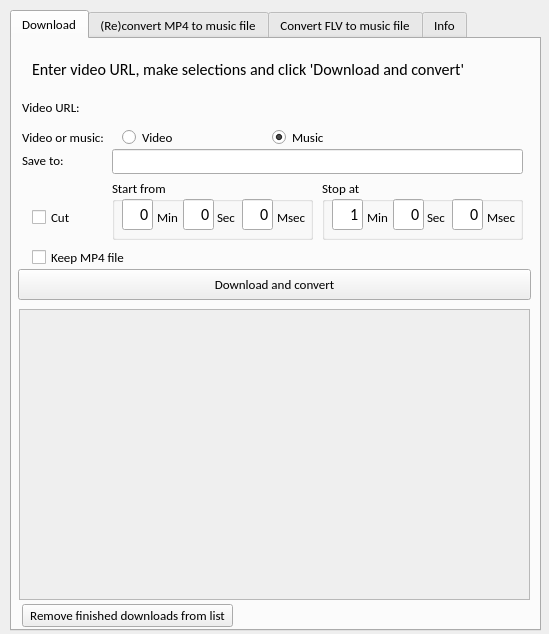
<?xml version="1.0" encoding="UTF-8"?>
<ui version="4.0">
 <class>yLoad</class>
 <widget class="QWidget" name="yLoad">
  <property name="geometry">
   <rect>
    <x>0</x>
    <y>0</y>
    <width>549</width>
    <height>634</height>
   </rect>
  </property>
  <property name="minimumSize">
   <size>
    <width>0</width>
    <height>0</height>
   </size>
  </property>
  <property name="baseSize">
   <size>
    <width>0</width>
    <height>-1</height>
   </size>
  </property>
  <property name="windowTitle">
   <string>StreamScraper</string>
  </property>
  <property name="windowIcon">
   <iconset>
    <normaloff>images/streamscraper.png</normaloff>images/streamscraper.png</iconset>
  </property>
  <widget class="QTabWidget" name="tabWidget">
   <property name="geometry">
    <rect>
     <x>10</x>
     <y>10</y>
     <width>531</width>
     <height>621</height>
    </rect>
   </property>
   <property name="font">
    <font>
     <family>Calibri</family>
     <pointsize>10</pointsize>
    </font>
   </property>
   <property name="tabPosition">
    <enum>QTabWidget::North</enum>
   </property>
   <property name="tabShape">
    <enum>QTabWidget::Rounded</enum>
   </property>
   <property name="currentIndex">
    <number>0</number>
   </property>
   <widget class="QWidget" name="tab">
    <attribute name="title">
     <string>Download</string>
    </attribute>
    <widget class="QPushButton" name="pbGet">
     <property name="geometry">
      <rect>
       <x>6</x>
       <y>230</y>
       <width>513</width>
       <height>31</height>
      </rect>
     </property>
     <property name="font">
      <font>
       <family>Calibri</family>
       <pointsize>10</pointsize>
      </font>
     </property>
     <property name="text">
      <string>Download and convert</string>
     </property>
    </widget>
    <widget class="QGroupBox" name="gbStart_2">
     <property name="geometry">
      <rect>
       <x>100</x>
       <y>140</y>
       <width>201</width>
       <height>61</height>
      </rect>
     </property>
     <property name="font">
      <font>
       <family>Calibri</family>
       <pointsize>10</pointsize>
      </font>
     </property>
     <property name="title">
      <string>Start from</string>
     </property>
     <widget class="QLabel" name="lbStartMs_2">
      <property name="geometry">
       <rect>
        <x>165</x>
        <y>30</y>
        <width>35</width>
        <height>16</height>
       </rect>
      </property>
      <property name="text">
       <string>Msec</string>
      </property>
     </widget>
     <widget class="QLabel" name="lbStartSec_2">
      <property name="geometry">
       <rect>
        <x>105</x>
        <y>30</y>
        <width>21</width>
        <height>16</height>
       </rect>
      </property>
      <property name="text">
       <string>Sec</string>
      </property>
     </widget>
     <widget class="QLabel" name="lbStartMin_2">
      <property name="geometry">
       <rect>
        <x>45</x>
        <y>30</y>
        <width>25</width>
        <height>16</height>
       </rect>
      </property>
      <property name="text">
       <string>Min</string>
      </property>
     </widget>
     <widget class="QLineEdit" name="ptStartMs_2">
      <property name="geometry">
       <rect>
        <x>130</x>
        <y>20</y>
        <width>31</width>
        <height>31</height>
       </rect>
      </property>
      <property name="font">
       <font>
        <family>Calibri</family>
        <pointsize>12</pointsize>
       </font>
      </property>
      <property name="text">
       <string>0</string>
      </property>
      <property name="maxLength">
       <number>2</number>
      </property>
      <property name="alignment">
       <set>Qt::AlignRight|Qt::AlignTrailing|Qt::AlignVCenter</set>
      </property>
     </widget>
     <widget class="QLineEdit" name="ptStartMin_2">
      <property name="geometry">
       <rect>
        <x>10</x>
        <y>20</y>
        <width>31</width>
        <height>31</height>
       </rect>
      </property>
      <property name="font">
       <font>
        <family>Calibri</family>
        <pointsize>12</pointsize>
       </font>
      </property>
      <property name="layoutDirection">
       <enum>Qt::LeftToRight</enum>
      </property>
      <property name="text">
       <string>0</string>
      </property>
      <property name="maxLength">
       <number>2</number>
      </property>
      <property name="alignment">
       <set>Qt::AlignRight|Qt::AlignTrailing|Qt::AlignVCenter</set>
      </property>
      <property name="placeholderText">
       <string/>
      </property>
     </widget>
     <widget class="QLineEdit" name="ptStartSec_2">
      <property name="geometry">
       <rect>
        <x>71</x>
        <y>20</y>
        <width>31</width>
        <height>31</height>
       </rect>
      </property>
      <property name="font">
       <font>
        <family>Calibri</family>
        <pointsize>12</pointsize>
       </font>
      </property>
      <property name="text">
       <string>0</string>
      </property>
      <property name="maxLength">
       <number>2</number>
      </property>
      <property name="alignment">
       <set>Qt::AlignRight|Qt::AlignTrailing|Qt::AlignVCenter</set>
      </property>
     </widget>
    </widget>
    <widget class="QGroupBox" name="gbStop_2">
     <property name="geometry">
      <rect>
       <x>310</x>
       <y>140</y>
       <width>201</width>
       <height>61</height>
      </rect>
     </property>
     <property name="font">
      <font>
       <family>Calibri</family>
       <pointsize>10</pointsize>
      </font>
     </property>
     <property name="title">
      <string>Stop at</string>
     </property>
     <widget class="QLabel" name="lbStopSec_2">
      <property name="geometry">
       <rect>
        <x>105</x>
        <y>30</y>
        <width>21</width>
        <height>16</height>
       </rect>
      </property>
      <property name="text">
       <string>Sec</string>
      </property>
     </widget>
     <widget class="QLabel" name="lbStopMin_2">
      <property name="geometry">
       <rect>
        <x>45</x>
        <y>30</y>
        <width>25</width>
        <height>16</height>
       </rect>
      </property>
      <property name="text">
       <string>Min</string>
      </property>
     </widget>
     <widget class="QLabel" name="lbStopMs_2">
      <property name="geometry">
       <rect>
        <x>165</x>
        <y>30</y>
        <width>35</width>
        <height>16</height>
       </rect>
      </property>
      <property name="text">
       <string>Msec</string>
      </property>
     </widget>
     <widget class="QLineEdit" name="ptStopMs_2">
      <property name="geometry">
       <rect>
        <x>130</x>
        <y>20</y>
        <width>31</width>
        <height>31</height>
       </rect>
      </property>
      <property name="font">
       <font>
        <family>Calibri</family>
        <pointsize>12</pointsize>
       </font>
      </property>
      <property name="text">
       <string>0</string>
      </property>
      <property name="maxLength">
       <number>2</number>
      </property>
      <property name="alignment">
       <set>Qt::AlignRight|Qt::AlignTrailing|Qt::AlignVCenter</set>
      </property>
     </widget>
     <widget class="QLineEdit" name="ptStopMin_2">
      <property name="geometry">
       <rect>
        <x>10</x>
        <y>20</y>
        <width>31</width>
        <height>31</height>
       </rect>
      </property>
      <property name="font">
       <font>
        <family>Calibri</family>
        <pointsize>12</pointsize>
       </font>
      </property>
      <property name="text">
       <string>1</string>
      </property>
      <property name="maxLength">
       <number>2</number>
      </property>
      <property name="alignment">
       <set>Qt::AlignRight|Qt::AlignTrailing|Qt::AlignVCenter</set>
      </property>
     </widget>
     <widget class="QLineEdit" name="ptStopSec_2">
      <property name="geometry">
       <rect>
        <x>71</x>
        <y>20</y>
        <width>31</width>
        <height>31</height>
       </rect>
      </property>
      <property name="font">
       <font>
        <family>Calibri</family>
        <pointsize>12</pointsize>
       </font>
      </property>
      <property name="text">
       <string>0</string>
      </property>
      <property name="maxLength">
       <number>2</number>
      </property>
      <property name="alignment">
       <set>Qt::AlignRight|Qt::AlignTrailing|Qt::AlignVCenter</set>
      </property>
     </widget>
    </widget>
    <widget class="QCheckBox" name="cbCut2">
     <property name="geometry">
      <rect>
       <x>20</x>
       <y>170</y>
       <width>41</width>
       <height>17</height>
      </rect>
     </property>
     <property name="font">
      <font>
       <pointsize>10</pointsize>
      </font>
     </property>
     <property name="text">
      <string>Cut</string>
     </property>
    </widget>
    <widget class="QCheckBox" name="cbKeep">
     <property name="geometry">
      <rect>
       <x>20</x>
       <y>210</y>
       <width>101</width>
       <height>17</height>
      </rect>
     </property>
     <property name="font">
      <font>
       <pointsize>10</pointsize>
      </font>
     </property>
     <property name="text">
      <string>Keep MP4 file</string>
     </property>
     <property name="checked">
      <bool>false</bool>
     </property>
    </widget>
    <widget class="QLineEdit" name="leOutputDir">
     <property name="enabled">
      <bool>true</bool>
     </property>
     <property name="geometry">
      <rect>
       <x>100</x>
       <y>110</y>
       <width>411</width>
       <height>25</height>
      </rect>
     </property>
     <property name="font">
      <font>
       <pointsize>10</pointsize>
      </font>
     </property>
     <property name="acceptDrops">
      <bool>true</bool>
     </property>
     <property name="text">
      <string/>
     </property>
     <property name="frame">
      <bool>true</bool>
     </property>
     <property name="readOnly">
      <bool>true</bool>
     </property>
    </widget>
    <widget class="QLabel" name="lbInfoDown">
     <property name="geometry">
      <rect>
       <x>20</x>
       <y>20</y>
       <width>471</width>
       <height>21</height>
      </rect>
     </property>
     <property name="font">
      <font>
       <family>Calibri</family>
       <pointsize>12</pointsize>
       <italic>false</italic>
      </font>
     </property>
     <property name="text">
      <string>Enter video URL, make selections and click 'Download and convert'</string>
     </property>
    </widget>
    <widget class="QLabel" name="lbFolder">
     <property name="geometry">
      <rect>
       <x>10</x>
       <y>115</y>
       <width>46</width>
       <height>13</height>
      </rect>
     </property>
     <property name="text">
      <string>Save to:</string>
     </property>
    </widget>
    <widget class="QRadioButton" name="rbVideo">
     <property name="geometry">
      <rect>
       <x>110</x>
       <y>90</y>
       <width>82</width>
       <height>17</height>
      </rect>
     </property>
     <property name="text">
      <string>Video</string>
     </property>
    </widget>
    <widget class="QRadioButton" name="rbAudio">
     <property name="geometry">
      <rect>
       <x>260</x>
       <y>90</y>
       <width>82</width>
       <height>17</height>
      </rect>
     </property>
     <property name="text">
      <string>Music</string>
     </property>
     <property name="checked">
      <bool>true</bool>
     </property>
    </widget>
    <widget class="QLabel" name="lbLink">
     <property name="geometry">
      <rect>
       <x>10</x>
       <y>60</y>
       <width>61</width>
       <height>16</height>
      </rect>
     </property>
     <property name="text">
      <string>Video URL:</string>
     </property>
    </widget>
    <widget class="QLabel" name="lbMusVid">
     <property name="geometry">
      <rect>
       <x>10</x>
       <y>90</y>
       <width>91</width>
       <height>16</height>
      </rect>
     </property>
     <property name="text">
      <string>Video or music:</string>
     </property>
    </widget>
    <widget class="QScrollArea" name="scrollAreaDownloads">
     <property name="geometry">
      <rect>
       <x>7</x>
       <y>270</y>
       <width>511</width>
       <height>291</height>
      </rect>
     </property>
     <property name="widgetResizable">
      <bool>true</bool>
     </property>
     <widget class="QWidget" name="scrollAreaWidgetContents">
      <property name="geometry">
       <rect>
        <x>0</x>
        <y>0</y>
        <width>509</width>
        <height>289</height>
       </rect>
      </property>
     </widget>
    </widget>
    <widget class="QPushButton" name="pushButton">
     <property name="geometry">
      <rect>
       <x>10</x>
       <y>565</y>
       <width>211</width>
       <height>23</height>
      </rect>
     </property>
     <property name="text">
      <string>Remove finished downloads from list</string>
     </property>
    </widget>
    <widget class="QLabel" name="lblmusicimg">
     <property name="geometry">
      <rect>
       <x>310</x>
       <y>82</y>
       <width>41</width>
       <height>31</height>
      </rect>
     </property>
     <property name="text">
      <string/>
     </property>
     <property name="pixmap">
      <pixmap>images/music.png</pixmap>
     </property>
     <property name="scaledContents">
      <bool>true</bool>
     </property>
    </widget>
    <widget class="QLabel" name="label">
     <property name="geometry">
      <rect>
       <x>160</x>
       <y>82</y>
       <width>31</width>
       <height>31</height>
      </rect>
     </property>
     <property name="text">
      <string/>
     </property>
     <property name="pixmap">
      <pixmap>images/video.png</pixmap>
     </property>
     <property name="scaledContents">
      <bool>true</bool>
     </property>
    </widget>
   </widget>
   <widget class="QWidget" name="tab_4">
    <attribute name="title">
     <string>(Re)convert MP4 to music file</string>
    </attribute>
    <widget class="QGroupBox" name="gbCutMP4Converter">
     <property name="enabled">
      <bool>false</bool>
     </property>
     <property name="geometry">
      <rect>
       <x>120</x>
       <y>90</y>
       <width>231</width>
       <height>161</height>
      </rect>
     </property>
     <property name="font">
      <font>
       <pointsize>10</pointsize>
      </font>
     </property>
     <property name="title">
      <string>Cut details</string>
     </property>
     <widget class="QGroupBox" name="gbStop_3">
      <property name="geometry">
       <rect>
        <x>10</x>
        <y>90</y>
        <width>211</width>
        <height>61</height>
       </rect>
      </property>
      <property name="title">
       <string>Stop at</string>
      </property>
      <widget class="QLabel" name="lbStopSec_3">
       <property name="geometry">
        <rect>
         <x>110</x>
         <y>30</y>
         <width>21</width>
         <height>16</height>
        </rect>
       </property>
       <property name="text">
        <string>Sec</string>
       </property>
      </widget>
      <widget class="QLabel" name="lbStopMin_3">
       <property name="geometry">
        <rect>
         <x>45</x>
         <y>30</y>
         <width>25</width>
         <height>16</height>
        </rect>
       </property>
       <property name="text">
        <string>Min</string>
       </property>
      </widget>
      <widget class="QLabel" name="lbStopMs_3">
       <property name="geometry">
        <rect>
         <x>170</x>
         <y>30</y>
         <width>31</width>
         <height>16</height>
        </rect>
       </property>
       <property name="text">
        <string>Msec</string>
       </property>
      </widget>
      <widget class="QLineEdit" name="ptStopMs_3">
       <property name="geometry">
        <rect>
         <x>135</x>
         <y>20</y>
         <width>31</width>
         <height>31</height>
        </rect>
       </property>
       <property name="font">
        <font>
         <family>Calibri</family>
         <pointsize>12</pointsize>
        </font>
       </property>
       <property name="text">
        <string>0</string>
       </property>
       <property name="maxLength">
        <number>2</number>
       </property>
       <property name="alignment">
        <set>Qt::AlignRight|Qt::AlignTrailing|Qt::AlignVCenter</set>
       </property>
      </widget>
      <widget class="QLineEdit" name="ptStopMin_3">
       <property name="geometry">
        <rect>
         <x>10</x>
         <y>20</y>
         <width>31</width>
         <height>31</height>
        </rect>
       </property>
       <property name="font">
        <font>
         <family>Calibri</family>
         <pointsize>12</pointsize>
        </font>
       </property>
       <property name="text">
        <string>1</string>
       </property>
       <property name="maxLength">
        <number>2</number>
       </property>
       <property name="alignment">
        <set>Qt::AlignRight|Qt::AlignTrailing|Qt::AlignVCenter</set>
       </property>
      </widget>
      <widget class="QLineEdit" name="ptStopSec_3">
       <property name="geometry">
        <rect>
         <x>75</x>
         <y>20</y>
         <width>31</width>
         <height>31</height>
        </rect>
       </property>
       <property name="font">
        <font>
         <family>Calibri</family>
         <pointsize>12</pointsize>
        </font>
       </property>
       <property name="text">
        <string>0</string>
       </property>
       <property name="maxLength">
        <number>2</number>
       </property>
       <property name="alignment">
        <set>Qt::AlignRight|Qt::AlignTrailing|Qt::AlignVCenter</set>
       </property>
      </widget>
     </widget>
     <widget class="QGroupBox" name="gbStart_3">
      <property name="geometry">
       <rect>
        <x>10</x>
        <y>20</y>
        <width>211</width>
        <height>61</height>
       </rect>
      </property>
      <property name="title">
       <string>Start from</string>
      </property>
      <widget class="QLabel" name="lbStartMs_3">
       <property name="geometry">
        <rect>
         <x>170</x>
         <y>30</y>
         <width>31</width>
         <height>16</height>
        </rect>
       </property>
       <property name="text">
        <string>Msec</string>
       </property>
      </widget>
      <widget class="QLabel" name="lbStartSec_3">
       <property name="geometry">
        <rect>
         <x>110</x>
         <y>30</y>
         <width>21</width>
         <height>16</height>
        </rect>
       </property>
       <property name="text">
        <string>Sec</string>
       </property>
      </widget>
      <widget class="QLabel" name="lbStartMin_3">
       <property name="geometry">
        <rect>
         <x>45</x>
         <y>30</y>
         <width>25</width>
         <height>16</height>
        </rect>
       </property>
       <property name="text">
        <string>Min</string>
       </property>
      </widget>
      <widget class="QLineEdit" name="ptStartMin_3">
       <property name="geometry">
        <rect>
         <x>10</x>
         <y>20</y>
         <width>31</width>
         <height>31</height>
        </rect>
       </property>
       <property name="font">
        <font>
         <family>Calibri</family>
         <pointsize>12</pointsize>
        </font>
       </property>
       <property name="text">
        <string>0</string>
       </property>
       <property name="maxLength">
        <number>2</number>
       </property>
       <property name="alignment">
        <set>Qt::AlignRight|Qt::AlignTrailing|Qt::AlignVCenter</set>
       </property>
      </widget>
      <widget class="QLineEdit" name="ptStartSec_3">
       <property name="geometry">
        <rect>
         <x>75</x>
         <y>20</y>
         <width>31</width>
         <height>31</height>
        </rect>
       </property>
       <property name="font">
        <font>
         <family>Calibri</family>
         <pointsize>12</pointsize>
        </font>
       </property>
       <property name="text">
        <string>0</string>
       </property>
       <property name="maxLength">
        <number>2</number>
       </property>
       <property name="alignment">
        <set>Qt::AlignRight|Qt::AlignTrailing|Qt::AlignVCenter</set>
       </property>
      </widget>
      <widget class="QLineEdit" name="ptStartMs_3">
       <property name="geometry">
        <rect>
         <x>135</x>
         <y>20</y>
         <width>31</width>
         <height>31</height>
        </rect>
       </property>
       <property name="font">
        <font>
         <family>Calibri</family>
         <pointsize>12</pointsize>
        </font>
       </property>
       <property name="text">
        <string>0</string>
       </property>
       <property name="maxLength">
        <number>2</number>
       </property>
       <property name="alignment">
        <set>Qt::AlignRight|Qt::AlignTrailing|Qt::AlignVCenter</set>
       </property>
      </widget>
     </widget>
    </widget>
    <widget class="QLabel" name="lbInfoMP4Converter">
     <property name="geometry">
      <rect>
       <x>120</x>
       <y>10</y>
       <width>371</width>
       <height>21</height>
      </rect>
     </property>
     <property name="font">
      <font>
       <family>Calibri</family>
       <pointsize>12</pointsize>
       <italic>false</italic>
      </font>
     </property>
     <property name="text">
      <string>Select an MP4 file to convert to an audio file</string>
     </property>
    </widget>
    <widget class="QPushButton" name="pbConvertMP4Converter">
     <property name="enabled">
      <bool>false</bool>
     </property>
     <property name="geometry">
      <rect>
       <x>10</x>
       <y>260</y>
       <width>511</width>
       <height>31</height>
      </rect>
     </property>
     <property name="font">
      <font>
       <pointsize>10</pointsize>
      </font>
     </property>
     <property name="text">
      <string>Convert</string>
     </property>
    </widget>
    <widget class="QPushButton" name="pBOpenMP4File">
     <property name="geometry">
      <rect>
       <x>10</x>
       <y>50</y>
       <width>101</width>
       <height>20</height>
      </rect>
     </property>
     <property name="font">
      <font>
       <pointsize>10</pointsize>
      </font>
     </property>
     <property name="text">
      <string>Select MP4 File</string>
     </property>
    </widget>
    <widget class="QCheckBox" name="cbCutMP4Converter">
     <property name="geometry">
      <rect>
       <x>30</x>
       <y>160</y>
       <width>70</width>
       <height>17</height>
      </rect>
     </property>
     <property name="font">
      <font>
       <pointsize>10</pointsize>
      </font>
     </property>
     <property name="text">
      <string>Cut</string>
     </property>
    </widget>
    <widget class="QLineEdit" name="leInputFileMP4Converter">
     <property name="enabled">
      <bool>true</bool>
     </property>
     <property name="geometry">
      <rect>
       <x>120</x>
       <y>48</y>
       <width>391</width>
       <height>25</height>
      </rect>
     </property>
     <property name="font">
      <font>
       <pointsize>10</pointsize>
      </font>
     </property>
     <property name="acceptDrops">
      <bool>true</bool>
     </property>
     <property name="text">
      <string/>
     </property>
     <property name="frame">
      <bool>true</bool>
     </property>
     <property name="readOnly">
      <bool>true</bool>
     </property>
    </widget>
   </widget>
   <widget class="QWidget" name="tab_2">
    <attribute name="title">
     <string>Convert FLV to music file</string>
    </attribute>
    <widget class="QGroupBox" name="gbCut">
     <property name="enabled">
      <bool>false</bool>
     </property>
     <property name="geometry">
      <rect>
       <x>110</x>
       <y>200</y>
       <width>231</width>
       <height>161</height>
      </rect>
     </property>
     <property name="font">
      <font>
       <pointsize>10</pointsize>
      </font>
     </property>
     <property name="title">
      <string>Cut details</string>
     </property>
     <widget class="QGroupBox" name="gbStop">
      <property name="geometry">
       <rect>
        <x>10</x>
        <y>90</y>
        <width>211</width>
        <height>61</height>
       </rect>
      </property>
      <property name="title">
       <string>Stop at</string>
      </property>
      <widget class="QLabel" name="lbStopSec">
       <property name="geometry">
        <rect>
         <x>110</x>
         <y>30</y>
         <width>21</width>
         <height>16</height>
        </rect>
       </property>
       <property name="text">
        <string>Sec</string>
       </property>
      </widget>
      <widget class="QLabel" name="lbStopMin">
       <property name="geometry">
        <rect>
         <x>45</x>
         <y>30</y>
         <width>25</width>
         <height>16</height>
        </rect>
       </property>
       <property name="text">
        <string>Min</string>
       </property>
      </widget>
      <widget class="QLabel" name="lbStopMs">
       <property name="geometry">
        <rect>
         <x>170</x>
         <y>30</y>
         <width>31</width>
         <height>16</height>
        </rect>
       </property>
       <property name="text">
        <string>Msec</string>
       </property>
      </widget>
      <widget class="QLineEdit" name="ptStopMs">
       <property name="geometry">
        <rect>
         <x>135</x>
         <y>20</y>
         <width>31</width>
         <height>31</height>
        </rect>
       </property>
       <property name="font">
        <font>
         <family>Calibri</family>
         <pointsize>12</pointsize>
        </font>
       </property>
       <property name="text">
        <string>0</string>
       </property>
       <property name="maxLength">
        <number>2</number>
       </property>
       <property name="alignment">
        <set>Qt::AlignRight|Qt::AlignTrailing|Qt::AlignVCenter</set>
       </property>
      </widget>
      <widget class="QLineEdit" name="ptStopMin">
       <property name="geometry">
        <rect>
         <x>10</x>
         <y>20</y>
         <width>31</width>
         <height>31</height>
        </rect>
       </property>
       <property name="font">
        <font>
         <family>Calibri</family>
         <pointsize>12</pointsize>
        </font>
       </property>
       <property name="text">
        <string>1</string>
       </property>
       <property name="maxLength">
        <number>2</number>
       </property>
       <property name="alignment">
        <set>Qt::AlignRight|Qt::AlignTrailing|Qt::AlignVCenter</set>
       </property>
      </widget>
      <widget class="QLineEdit" name="ptStopSec">
       <property name="geometry">
        <rect>
         <x>75</x>
         <y>20</y>
         <width>31</width>
         <height>31</height>
        </rect>
       </property>
       <property name="font">
        <font>
         <family>Calibri</family>
         <pointsize>12</pointsize>
        </font>
       </property>
       <property name="text">
        <string>0</string>
       </property>
       <property name="maxLength">
        <number>2</number>
       </property>
       <property name="alignment">
        <set>Qt::AlignRight|Qt::AlignTrailing|Qt::AlignVCenter</set>
       </property>
      </widget>
     </widget>
     <widget class="QGroupBox" name="gbStart">
      <property name="geometry">
       <rect>
        <x>10</x>
        <y>20</y>
        <width>211</width>
        <height>61</height>
       </rect>
      </property>
      <property name="title">
       <string>Start from</string>
      </property>
      <widget class="QLabel" name="lbStartMs">
       <property name="geometry">
        <rect>
         <x>170</x>
         <y>30</y>
         <width>31</width>
         <height>16</height>
        </rect>
       </property>
       <property name="text">
        <string>Msec</string>
       </property>
      </widget>
      <widget class="QLabel" name="lbStartSec">
       <property name="geometry">
        <rect>
         <x>110</x>
         <y>30</y>
         <width>21</width>
         <height>16</height>
        </rect>
       </property>
       <property name="text">
        <string>Sec</string>
       </property>
      </widget>
      <widget class="QLabel" name="lbStartMin">
       <property name="geometry">
        <rect>
         <x>45</x>
         <y>30</y>
         <width>25</width>
         <height>16</height>
        </rect>
       </property>
       <property name="text">
        <string>Min</string>
       </property>
      </widget>
      <widget class="QLineEdit" name="ptStartMin">
       <property name="geometry">
        <rect>
         <x>10</x>
         <y>20</y>
         <width>31</width>
         <height>31</height>
        </rect>
       </property>
       <property name="font">
        <font>
         <family>Calibri</family>
         <pointsize>12</pointsize>
        </font>
       </property>
       <property name="text">
        <string>0</string>
       </property>
       <property name="maxLength">
        <number>2</number>
       </property>
       <property name="alignment">
        <set>Qt::AlignRight|Qt::AlignTrailing|Qt::AlignVCenter</set>
       </property>
      </widget>
      <widget class="QLineEdit" name="ptStartSec">
       <property name="geometry">
        <rect>
         <x>75</x>
         <y>20</y>
         <width>31</width>
         <height>31</height>
        </rect>
       </property>
       <property name="font">
        <font>
         <family>Calibri</family>
         <pointsize>12</pointsize>
        </font>
       </property>
       <property name="text">
        <string>0</string>
       </property>
       <property name="maxLength">
        <number>2</number>
       </property>
       <property name="alignment">
        <set>Qt::AlignRight|Qt::AlignTrailing|Qt::AlignVCenter</set>
       </property>
      </widget>
      <widget class="QLineEdit" name="ptStartMs">
       <property name="geometry">
        <rect>
         <x>135</x>
         <y>20</y>
         <width>31</width>
         <height>31</height>
        </rect>
       </property>
       <property name="font">
        <font>
         <family>Calibri</family>
         <pointsize>12</pointsize>
        </font>
       </property>
       <property name="text">
        <string>0</string>
       </property>
       <property name="maxLength">
        <number>2</number>
       </property>
       <property name="alignment">
        <set>Qt::AlignRight|Qt::AlignTrailing|Qt::AlignVCenter</set>
       </property>
      </widget>
     </widget>
    </widget>
    <widget class="QPushButton" name="pbConvert">
     <property name="enabled">
      <bool>false</bool>
     </property>
     <property name="geometry">
      <rect>
       <x>10</x>
       <y>380</y>
       <width>511</width>
       <height>31</height>
      </rect>
     </property>
     <property name="font">
      <font>
       <pointsize>10</pointsize>
      </font>
     </property>
     <property name="text">
      <string>Convert</string>
     </property>
    </widget>
    <widget class="QCheckBox" name="cbCut">
     <property name="geometry">
      <rect>
       <x>20</x>
       <y>270</y>
       <width>70</width>
       <height>17</height>
      </rect>
     </property>
     <property name="font">
      <font>
       <pointsize>10</pointsize>
      </font>
     </property>
     <property name="text">
      <string>Cut</string>
     </property>
    </widget>
    <widget class="QLabel" name="lbInfo">
     <property name="geometry">
      <rect>
       <x>120</x>
       <y>10</y>
       <width>371</width>
       <height>21</height>
      </rect>
     </property>
     <property name="font">
      <font>
       <family>Calibri</family>
       <pointsize>12</pointsize>
       <italic>false</italic>
      </font>
     </property>
     <property name="text">
      <string>Select a FLV file to convert to an audio file</string>
     </property>
    </widget>
    <widget class="QPushButton" name="pBOpenFile">
     <property name="geometry">
      <rect>
       <x>10</x>
       <y>50</y>
       <width>91</width>
       <height>20</height>
      </rect>
     </property>
     <property name="font">
      <font>
       <pointsize>10</pointsize>
      </font>
     </property>
     <property name="text">
      <string>Select FLV File</string>
     </property>
    </widget>
    <widget class="QGroupBox" name="gbAudioInfo">
     <property name="geometry">
      <rect>
       <x>110</x>
       <y>40</y>
       <width>411</width>
       <height>151</height>
      </rect>
     </property>
     <property name="font">
      <font>
       <pointsize>10</pointsize>
      </font>
     </property>
     <property name="title">
      <string>Audio information</string>
     </property>
     <widget class="QLineEdit" name="leSampleSize">
      <property name="geometry">
       <rect>
        <x>100</x>
        <y>90</y>
        <width>121</width>
        <height>20</height>
       </rect>
      </property>
      <property name="text">
       <string>Unknown</string>
      </property>
      <property name="readOnly">
       <bool>true</bool>
      </property>
     </widget>
     <widget class="QLabel" name="lbFilelab">
      <property name="geometry">
       <rect>
        <x>10</x>
        <y>30</y>
        <width>46</width>
        <height>13</height>
       </rect>
      </property>
      <property name="text">
       <string>File</string>
      </property>
     </widget>
     <widget class="QLineEdit" name="leSoundformat">
      <property name="geometry">
       <rect>
        <x>100</x>
        <y>60</y>
        <width>121</width>
        <height>20</height>
       </rect>
      </property>
      <property name="text">
       <string>Unknown</string>
      </property>
      <property name="readOnly">
       <bool>true</bool>
      </property>
     </widget>
     <widget class="QLabel" name="lbSampleSize">
      <property name="geometry">
       <rect>
        <x>10</x>
        <y>90</y>
        <width>81</width>
        <height>16</height>
       </rect>
      </property>
      <property name="text">
       <string>Sample size</string>
      </property>
     </widget>
     <widget class="QLineEdit" name="leSampleRate">
      <property name="geometry">
       <rect>
        <x>100</x>
        <y>120</y>
        <width>121</width>
        <height>20</height>
       </rect>
      </property>
      <property name="text">
       <string>Unknown</string>
      </property>
      <property name="readOnly">
       <bool>true</bool>
      </property>
     </widget>
     <widget class="QLabel" name="lbSampleRate">
      <property name="geometry">
       <rect>
        <x>10</x>
        <y>120</y>
        <width>81</width>
        <height>16</height>
       </rect>
      </property>
      <property name="text">
       <string>Sample rate</string>
      </property>
     </widget>
     <widget class="QLabel" name="lbSoundFormat">
      <property name="geometry">
       <rect>
        <x>10</x>
        <y>60</y>
        <width>91</width>
        <height>16</height>
       </rect>
      </property>
      <property name="text">
       <string>Sound format</string>
      </property>
     </widget>
     <widget class="QLineEdit" name="leFile">
      <property name="geometry">
       <rect>
        <x>100</x>
        <y>30</y>
        <width>301</width>
        <height>20</height>
       </rect>
      </property>
      <property name="text">
       <string>None selected</string>
      </property>
      <property name="readOnly">
       <bool>true</bool>
      </property>
     </widget>
    </widget>
   </widget>
   <widget class="QWidget" name="tab_3">
    <attribute name="title">
     <string>Info</string>
    </attribute>
    <widget class="QLabel" name="lblAuthor">
     <property name="geometry">
      <rect>
       <x>30</x>
       <y>310</y>
       <width>441</width>
       <height>41</height>
      </rect>
     </property>
     <property name="font">
      <font>
       <pointsize>12</pointsize>
      </font>
     </property>
     <property name="text">
      <string>Author: Dany Sünnen, Copyright (c) 2010 - 2015</string>
     </property>
     <property name="textFormat">
      <enum>Qt::RichText</enum>
     </property>
    </widget>
    <widget class="QLabel" name="label_2">
     <property name="geometry">
      <rect>
       <x>10</x>
       <y>50</y>
       <width>491</width>
       <height>101</height>
      </rect>
     </property>
     <property name="text">
      <string/>
     </property>
     <property name="pixmap">
      <pixmap>images/streamscraper_info.png</pixmap>
     </property>
     <property name="scaledContents">
      <bool>true</bool>
     </property>
    </widget>
    <widget class="QLabel" name="lbWeb_2">
     <property name="geometry">
      <rect>
       <x>50</x>
       <y>175</y>
       <width>181</width>
       <height>20</height>
      </rect>
     </property>
     <property name="text">
      <string>&lt;html&gt;&lt;a href=&quot;http://www.streamscraper.com&quot;&gt;http://www.streamscraper.com&lt;/a&gt;&lt;/html&gt;</string>
     </property>
    </widget>
    <widget class="QLabel" name="lblVersion">
     <property name="geometry">
      <rect>
       <x>30</x>
       <y>330</y>
       <width>441</width>
       <height>41</height>
      </rect>
     </property>
     <property name="font">
      <font>
       <pointsize>12</pointsize>
      </font>
     </property>
     <property name="text">
      <string>Version: 1.6</string>
     </property>
     <property name="textFormat">
      <enum>Qt::RichText</enum>
     </property>
    </widget>
    <widget class="QLabel" name="lblProgInfo">
     <property name="geometry">
      <rect>
       <x>20</x>
       <y>210</y>
       <width>381</width>
       <height>71</height>
      </rect>
     </property>
     <property name="font">
      <font>
       <pointsize>14</pointsize>
      </font>
     </property>
     <property name="text">
      <string>Program works for Youtube only, other streaming platforms will be supported in future versions</string>
     </property>
     <property name="textFormat">
      <enum>Qt::RichText</enum>
     </property>
     <property name="wordWrap">
      <bool>true</bool>
     </property>
    </widget>
    <widget class="QLabel" name="lblHome_2">
     <property name="geometry">
      <rect>
       <x>20</x>
       <y>170</y>
       <width>31</width>
       <height>31</height>
      </rect>
     </property>
     <property name="text">
      <string/>
     </property>
     <property name="pixmap">
      <pixmap>images/internet.png</pixmap>
     </property>
    </widget>
   </widget>
  </widget>
 </widget>
 <layoutdefault spacing="6" margin="11"/>
 <resources/>
 <connections/>
</ui>
